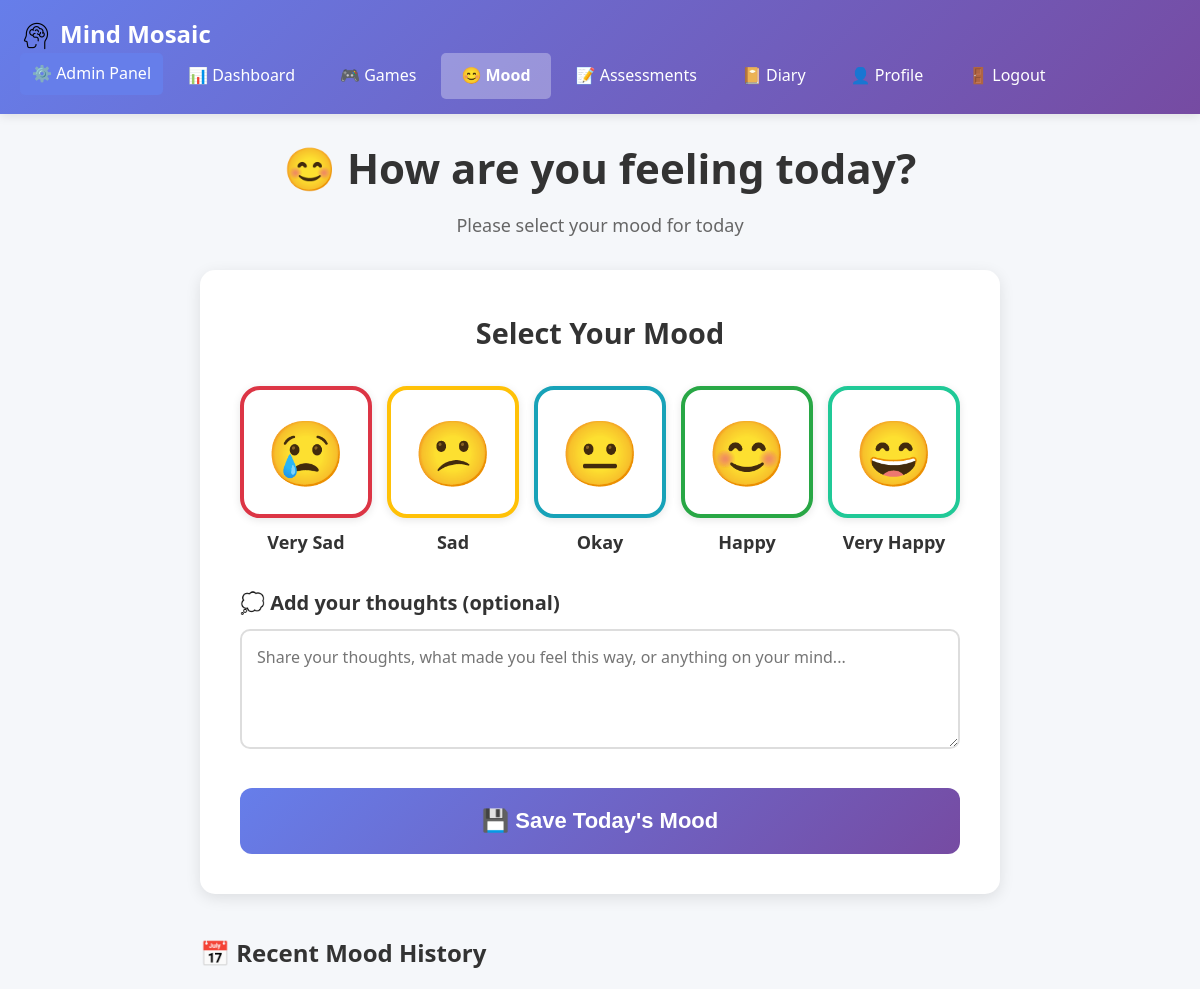
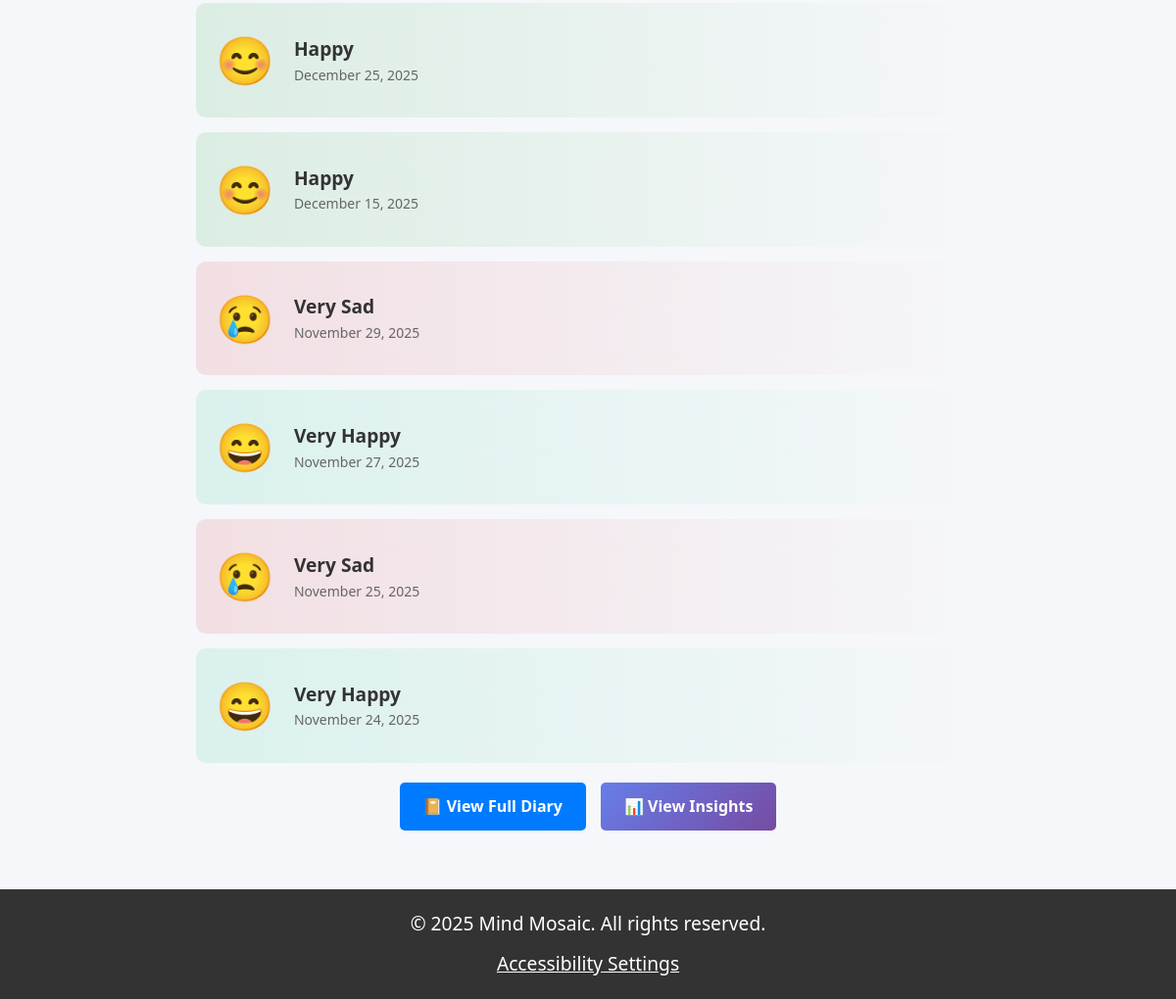
The app's page /pages/emotion/mood.php (signed in) with its own data (2 pictures, top to bottom).
### tables this page shows
CREATE TABLE `mood_logs` (
  `mood_id` bigint(20) UNSIGNED NOT NULL,
  `user_id` int(10) UNSIGNED NOT NULL,
  `entry_date` date NOT NULL,
  `mood_value` tinyint(3) UNSIGNED NOT NULL,
  `mood_emoji` varchar(10) DEFAULT NULL,
  `notes` varchar(255) DEFAULT NULL,
  `created_at` datetime NOT NULL DEFAULT current_timestamp()
);

### services/MoodService.php (called while the page is built, shortened)
<?php
require_once __DIR__ . '/../database/dao/MoodDAO.php';
class MoodService {
    private $moodDAO;
    public function __construct(MoodDAO $moodDAO) {
        $this->moodDAO = $moodDAO;
    }
    public function getRecentHistory($userId, $limit = 7) {
        return $this->moodDAO->getRecentHistory($userId, $limit);
    }
    public function getTodaysMood($userId) {
        return $this->moodDAO->getTodaysMood($userId);
    }
    public static function getMoodLevels() {
        return self::MOOD_LEVELS;
    }
    public static function getMessages() {
        return [
            'M1' => self::MSG_SELECT_MOOD,
            'M2' => self::MSG_OPTIONAL_NOTES,
            'M3' => self::MSG_MOOD_SAVED,
            'M4' => self::MSG_NO_MOOD_SELECTED
        ];
    }
}

### database/dao/MoodDAO.php (called while the page is built, shortened)
<?php
class MoodDAO {
    private $pdo;
    public function __construct(PDO $pdo) {
        $this->pdo = $pdo;
    }
    public function getTodaysMood($userId) {
        $stmt = $this->pdo->prepare("
            SELECT mood_id, mood_value, notes, created_at
            FROM mood_logs
            WHERE user_id = ? AND DATE(created_at) = CURDATE()
            ORDER BY created_at DESC
            LIMIT 1
        ");
        $stmt->execute([$userId]);
        return $stmt->fetch(PDO::FETCH_ASSOC);
    }
    public function getRecentHistory($userId, $limit = 7) {
        $stmt = $this->pdo->prepare("
            SELECT
                mood_id,
                mood_value,
                notes,
                created_at,
                DATE(created_at) as log_date
            FROM mood_logs
            WHERE user_id = ?
            ORDER BY created_at DESC
            LIMIT ?
        ");
        $stmt->execute([$userId, $limit]);
        return $stmt->fetchAll(PDO::FETCH_ASSOC);
    }
}

### database/functions.php (called while the page is built, shortened)
<?php
require_once __DIR__ . '/config.php';
function getUserSettings($user_id)
{
    global $pdo;
    $stmt = $pdo->prepare("SELECT * FROM user_settings WHERE user_id = ? LIMIT 1");
    $stmt->execute([$user_id]);
    $settings = $stmt->fetch();
    if ($settings) {
        $settings['large_font'] = ($settings['preferred_font_size'] === 'large' || $settings['preferred_font_size'] === 'xlarge') ? 1 : 0;
        $settings['voice_assistant'] = $settings['voice_assistant_enabled'];
    }
    return $settings;
}

### pages/emotion/mood.php (the view, shortened to what this page needs)
<?php
require_once __DIR__ . '/../../_header.php';
require_once __DIR__ . '/../../database/config.php';
require_once __DIR__ . '/../../database/dao/MoodDAO.php';
require_once __DIR__ . '/../../services/MoodService.php';
$user_id = $_SESSION['user_id'];
$moodDAO = new MoodDAO($pdo);
$moodService = new MoodService($moodDAO);
$messages = MoodService::getMessages();
$msg_select_mood = $messages['M1'];
$msg_optional_notes = $messages['M2'];
$today_mood = $moodService->getTodaysMood($user_id);
$recent_moods = $moodService->getRecentHistory($user_id, 7);
$mood_data = MoodService::getMoodLevels();
require_once __DIR__ . '/../../_header.php';
?>
<link rel="stylesheet" href="/assets/css/mood.css">
<div class="mood-container">
    <h1 style="text-align: center; font-size: 42px; margin-bottom: 10px;">😊 How are you feeling today?</h1>
    <p style="text-align: center; font-size: 18px; color: #666; margin-bottom: 30px;">
        <?php echo $msg_select_mood; ?>
    </p>
    <?php if ($today_mood): ?>
        <div class="today-mood">
            <h2>Today's Mood</h2>
            <div class="emoji"><?php echo $mood_data[$today_mood['mood_value']]['emoji']; ?></div>
            <h3><?php echo $mood_data[$today_mood['mood_value']]['label']; ?></h3>
            <p style="margin-top: 15px;">Logged on <?php echo date('F j, Y', strtotime($today_mood['created_at'])); ?></p>
            <?php if (!empty($today_mood['notes'])): ?>
                <div class="mood-note">
                    <strong>Your note:</strong> <?php echo htmlspecialchars($today_mood['notes']); ?>
                </div>
            <?php endif; ?>
            <p style="margin-top: 20px;">✅ You can update your mood for today</p>
        </div>
    <?php else: ?>
        <div class="mood-card">
            <form method="POST" action="">
                <h2 style="margin-bottom: 20px; text-align: center;">Select Your Mood</h2>
                <div class="mood-scale">
                    <?php foreach ($mood_data as $level => $data): ?>
                        <div class="mood-option">
                            <label class="mood-button" style="border-color: <?php echo $data['color']; ?>;"
                                data-level="<?php echo $level; ?>">
                                <div class="emoji-display"><?php echo $data['emoji']; ?></div>
                            </label>
                            <div class="mood-label"><?php echo $data['label']; ?></div>
                        </div>
                    <?php endforeach; ?>
                </div>
                <div class="notes-area">
                    <label for="notes">💭 <?php echo $msg_optional_notes; ?></label>
                    <textarea id="notes" name="notes"
                        placeholder="Share your thoughts, what made you feel this way, or anything on your mind..."></textarea>
                </div>
                <button type="submit" class="submit-btn">💾 Save Today's Mood</button>
            </form>
        </div>
    <?php endif; ?>
    <?php if (!empty($recent_moods)): ?>
        <div class="recent-moods">
            <h3>📅 Recent Mood History</h3>
            <div class="mood-history">
                <?php foreach ($recent_moods as $mood): ?>
                    <div class="mood-entry"
                        style="background: linear-gradient(to right, <?php echo $mood_data[$mood['mood_value']]['color']; ?>20, transparent);">
                        <div class="emoji"><?php echo $mood_data[$mood['mood_value']]['emoji']; ?></div>
                        <div class="details">
                            <strong><?php echo $mood_data[$mood['mood_value']]['label']; ?></strong>
                            <div class="date"><?php echo date('F j, Y', strtotime($mood['created_at'])); ?></div>
                        </div>
                    </div>
                <?php endforeach; ?>
            </div>
            <div style="text-align: center; margin-top: 20px;">
                <a href="../diary.php" class="btn btn-primary">📔 View Full Diary</a>
                <a href="../insights/dashboard.php" class="btn btn-primary"
                    style="background: linear-gradient(135deg, #667eea 0%, #764ba2 100%); margin-left: 10px;">📊 View
                    Insights</a>
            </div>
        </div>
    <?php endif; ?>
</div>
<?php require_once __DIR__ . '/../../_footer.php'; ?>

### assets/css/header.css (style rules this page uses)
* { margin: 0; padding: 0; box-sizing: border-box; }
body { font-family: 'Segoe UI', Tahoma, Geneva, Verdana, sans-serif; background: #f5f7fa; color: #333; line-height: 1.6; display: flex; flex-direction: column; min-height: 100vh; }
body.large-font { font-size: 120%; }
.btn { display: inline-block; padding: 12px 24px; border: none; border-radius: 5px; font-size: 16px; cursor: pointer; text-decoration: none; transition: all 0.3s; font-weight: 600; }
.btn-primary { background: #007bff; color: white; }

### assets/css/mood.css (style rules this page uses)
.mood-container { max-width: 800px; margin: 0 auto; }
.mood-card { background: white; border-radius: 15px; padding: 40px; box-shadow: 0 4px 15px rgba(0,0,0,0.1); margin-bottom: 30px; }
.mood-scale { display: flex; justify-content: space-between; gap: 15px; margin: 30px 0; flex-wrap: wrap; }
.mood-option { flex: 1; min-width: 100px; text-align: center; }
.mood-button { width: 100%; aspect-ratio: 1; border: 4px solid #ddd; background: white; border-radius: 20px; font-size: 64px; cursor: pointer; transition: all 0.3s; display: flex; align-items: center; justify-content: center; position: relative; box-shadow: 0 2px 8px rgba(0,0,0,0.1); }
.mood-label { margin-top: 10px; font-size: 18px; font-weight: 600; transition: all 0.3s; }
.notes-area { margin: 30px 0; }
.notes-area label { display: block; font-size: 20px; font-weight: bold; margin-bottom: 10px; }
.notes-area textarea { width: 100%; min-height: 120px; padding: 15px; font-size: 16px; border: 2px solid #ddd; border-radius: 10px; resize: vertical; font-family: inherit; }
.submit-btn { width: 100%; padding: 20px; font-size: 22px; background: linear-gradient(135deg, #667eea 0%, #764ba2 100%); color: white; border: none; border-radius: 12px; cursor: pointer; font-weight: bold; transition: all 0.3s; }
.recent-moods { margin-top: 40px; }
.recent-moods h3 { font-size: 24px; margin-bottom: 20px; }
.mood-history { display: grid; gap: 15px; }
.mood-entry { background: white; padding: 20px; border-radius: 10px; border-left: none; background: linear-gradient(to right, var(--mood-color, #ddd) 20%, transparent); display: flex; align-items: center; gap: 20px; }
.mood-entry .emoji { font-size: 48px; }
.mood-entry .details { flex: 1; }
.mood-entry .date { color: #666; font-size: 14px; }

### records on screen
mood_logs: mood_value "😊", mood_value "Happy", created_at "December 25, 2025"
mood_logs: mood_value "😊", mood_value "Happy", created_at "December 15, 2025"
mood_logs: mood_value "😢", mood_value "Very Sad", created_at "November 29, 2025"
mood_logs: mood_value "😄", mood_value "Very Happy", created_at "November 27, 2025"
mood_logs: mood_value "😢", mood_value "Very Sad", created_at "November 25, 2025"
mood_logs: mood_value "😄", mood_value "Very Happy", created_at "November 24, 2025"

### other values on screen
$msg_select_mood "Please select your mood for today"
$data['emoji'] "😢"
$data['label'] "Very Sad"
$data['emoji'] "😕"
$data['label'] "Sad"
$data['emoji'] "😐"
$data['label'] "Okay"
$data['emoji'] "😊"
$data['label'] "Happy"
$data['emoji'] "😄"
$data['label'] "Very Happy"
$msg_optional_notes "Add your thoughts (optional)"
